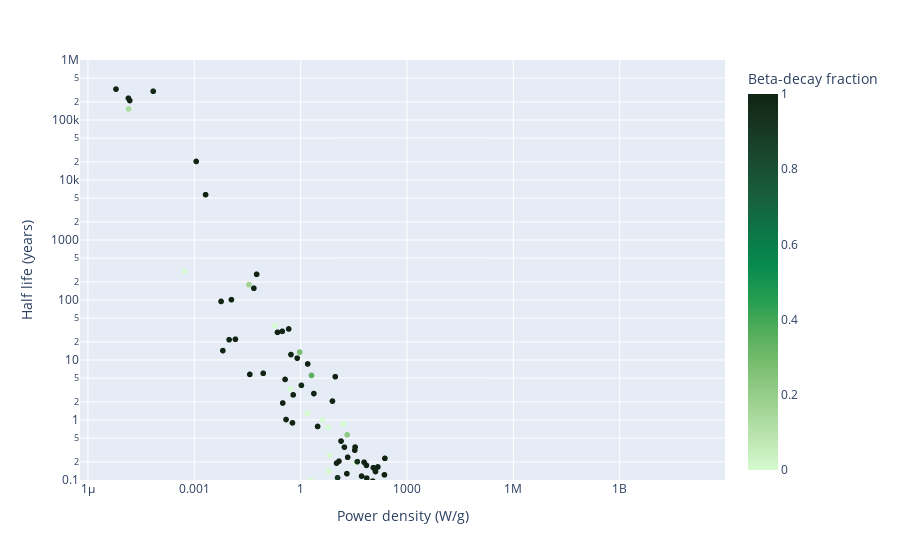

The cell this chart's notebook holds for it:
### Code cell
px.scatter(power_density_df, x = 'Power density (W/g)', y = 'Half life (years)', hover_name = 'Isotope',
             log_y = True, log_x = True,
             color = 'Beta-decay fraction', color_continuous_scale = 'algae', range_y = [.1, 10**6])

### Figure 1 — Plotly figure (JSON) as saved in the notebook; plotly's stock layout.template omitted (floating-point values rounded to 4 significant figures; data arrays with more than 128 entries replaced by an {"elided": "..."} marker saying what was removed)
{"data": [{"hovertemplate": "<b>%{hovertext}</b><br><br>Power density (W/g)=%{x}<br>Half life (years)=%{y}<br>Beta-decay fraction=%{marker.color}<extra></extra>", "hovertext": {"elided": "3558 str values"}, "legendgroup": "", "marker": {"color": {"elided": "3558 float values"}, "coloraxis": "coloraxis", "symbol": "circle"}, "mode": "markers", "name": "", "showlegend": false, "type": "scattergl", "x": {"elided": "3558 mixed values"}, "xaxis": "x", "y": {"elided": "3558 mixed values"}, "yaxis": "y"}], "layout": {"coloraxis": {"colorbar": {"title": {"text": "Beta-decay fraction"}}, "colorscale": [[0, "rgb(214, 249, 207)"], [0.09091, "rgb(186, 228, 174)"], [0.1818, "rgb(156, 209, 143)"], [0.2727, "rgb(124, 191, 115)"], [0.3636, "rgb(85, 174, 91)"], [0.4545, "rgb(37, 157, 81)"], [0.5455, "rgb(7, 138, 78)"], [0.6364, "rgb(13, 117, 71)"], [0.7273, "rgb(23, 95, 61)"], [0.8182, "rgb(25, 75, 49)"], [0.9091, "rgb(23, 55, 35)"], [1, "rgb(17, 36, 20)"]]}, "legend": {"tracegroupgap": 0}, "margin": {"t": 60}, "xaxis": {"anchor": "y", "domain": [0, 1], "title": {"text": "Power density (W/g)"}, "type": "log"}, "yaxis": {"anchor": "x", "domain": [0, 1], "range": [-1.0, 6.0], "title": {"text": "Half life (years)"}, "type": "log"}}}
